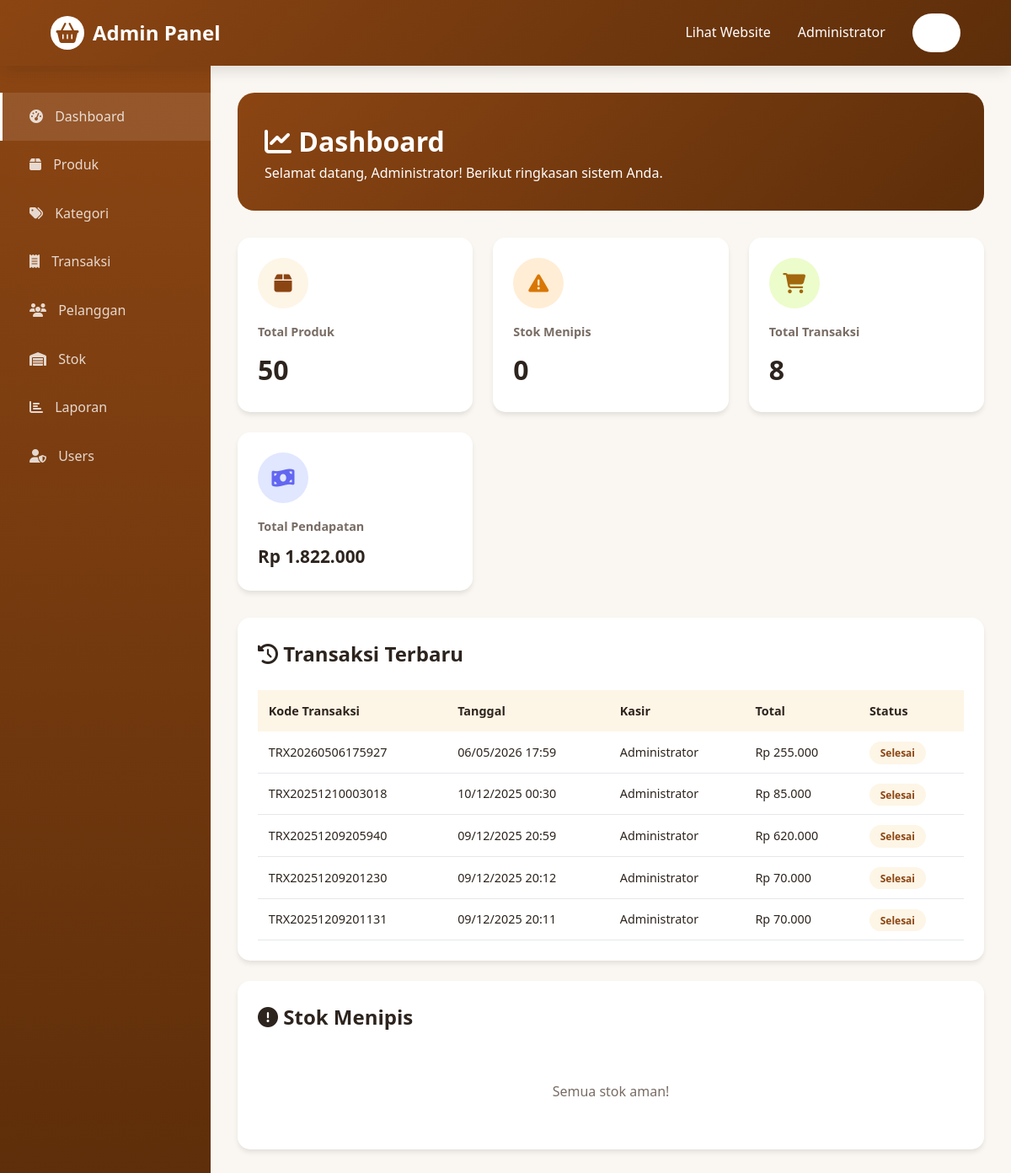
Page /admin/dashboard.php (signed in) on the committed database.
### tables this page shows
CREATE TABLE `transaksi_penjualan` (
  `id_transaksi` int(11) NOT NULL,
  `kode_transaksi` varchar(30) NOT NULL,
  `tanggal` date NOT NULL,
  `waktu` time NOT NULL,
  `id_pelanggan` int(11) DEFAULT NULL,
  `id_user` int(11) NOT NULL,
  `total_item` int(11) NOT NULL,
  `subtotal` decimal(15,2) NOT NULL,
  `diskon` decimal(15,2) DEFAULT 0.00,
  `pajak` decimal(15,2) DEFAULT 0.00,
  `total_bayar` decimal(15,2) NOT NULL,
  `tunai` decimal(15,2) NOT NULL,
  `kembalian` decimal(15,2) NOT NULL,
  `metode_bayar` enum('tunai','debit','kredit','transfer','qris') DEFAULT 'tunai',
  `status` enum('selesai','pending','batal') DEFAULT 'selesai',
  `keterangan` text DEFAULT NULL,
  `created_at` timestamp NOT NULL DEFAULT current_timestamp()
);

CREATE TABLE `users` (
  `id_user` int(11) NOT NULL,
  `username` varchar(50) NOT NULL,
  `password` varchar(255) NOT NULL,
  `nama_lengkap` varchar(100) NOT NULL,
  `level` enum('admin','kasir','staff','owner') NOT NULL,
  `no_hp` varchar(15) DEFAULT NULL,
  `email` varchar(100) DEFAULT NULL,
  `foto` varchar(255) DEFAULT NULL,
  `status` enum('aktif','nonaktif') DEFAULT 'aktif',
  `created_at` timestamp NOT NULL DEFAULT current_timestamp(),
  `updated_at` timestamp NOT NULL DEFAULT current_timestamp() ON UPDATE current_timestamp()
);

### config.php (called while the page is built, shortened)
<?php
function formatRupiah($angka) {
    return 'Rp ' . number_format($angka, 0, ',', '.');
}
?>

### admin/dashboard.php (the view, shortened to what this page needs)
<?php
require_once '../config.php';
$query_total_produk = "SELECT COUNT(*) as total FROM produk WHERE status = 'aktif'";
$total_produk = mysqli_fetch_assoc(mysqli_query($conn, $query_total_produk))['total'];
$query_stok_menipis = "SELECT COUNT(*) as total FROM produk WHERE stok <= stok_minimum AND status = 'aktif'";
$stok_menipis = mysqli_fetch_assoc(mysqli_query($conn, $query_stok_menipis))['total'];
$query_total_transaksi = "SELECT COUNT(*) as total FROM transaksi_penjualan WHERE status = 'selesai'";
$total_transaksi = mysqli_fetch_assoc(mysqli_query($conn, $query_total_transaksi))['total'];
$query_pendapatan = "SELECT SUM(total_bayar) as total FROM transaksi_penjualan WHERE status = 'selesai'";
$total_pendapatan = mysqli_fetch_assoc(mysqli_query($conn, $query_pendapatan))['total'] ?? 0;
$query_recent = "SELECT t.*, u.nama_lengkap
                 FROM transaksi_penjualan t
                 JOIN users u ON t.id_user = u.id_user
                 ORDER BY t.tanggal DESC, t.waktu DESC
                 LIMIT 5";
$result_recent = mysqli_query($conn, $query_recent);
$query_low_stock = "SELECT * FROM v_stok_menipis LIMIT 5";
$result_low_stock = mysqli_query($conn, $query_low_stock);
?>
<!DOCTYPE html>
<html lang="id">
<head>
    <link rel="stylesheet" href="../assets/css/style.css">
    <link rel="stylesheet" href="https://cdnjs.cloudflare.com/ajax/libs/font-awesome/6.4.0/css/all.min.css">
</head>
<body>
    <header>
        <nav class="navbar">
            <a href="dashboard.php" class="logo">
                <div class="logo-icon">
                    <i class="fas fa-shopping-basket"></i>
                </div>
                <span>Admin Panel</span>
            </a>
            <ul class="nav-menu">
                <li><a href="../index.php">Lihat Website</a></li>
                <li><a href="#"><?= $_SESSION['nama_lengkap'] ?></a></li>
                <li><a href="../customer/logout.php" class="btn-primary">Logout</a></li>
            </ul>
        </nav>
    </header>
    <div class="admin-layout">
        <aside class="sidebar">
            <ul class="sidebar-menu">
                <li><a href="dashboard.php" class="active"><i class="fas fa-tachometer-alt"></i> Dashboard</a></li>
                <li><a href="products.php"><i class="fas fa-box"></i> Produk</a></li>
                <li><a href="categories.php"><i class="fas fa-tags"></i> Kategori</a></li>
                <li><a href="transactions.php"><i class="fas fa-receipt"></i> Transaksi</a></li>
                <li><a href="customers.php"><i class="fas fa-users"></i> Pelanggan</a></li>
                <li><a href="stock.php"><i class="fas fa-warehouse"></i> Stok</a></li>
                <li><a href="reports.php"><i class="fas fa-chart-bar"></i> Laporan</a></li>
                <li><a href="users.php"><i class="fas fa-user-shield"></i> Users</a></li>
            </ul>
        </aside>
        <main class="main-content">
            <div class="dashboard-header fade-in">
                <h1><i class="fas fa-chart-line"></i> Dashboard</h1>
                <p>Selamat datang, <?= $_SESSION['nama_lengkap'] ?>! Berikut ringkasan sistem Anda.</p>
            </div>
            <div class="stats-grid fade-in-up">
                <div class="stat-card">
                    <div class="stat-icon" style="background: var(--light-brown); color: var(--primary-brown);">
                        <i class="fas fa-box"></i>
                    </div>
                    <h3>Total Produk</h3>
                    <div class="stat-value"><?= $total_produk ?></div>
                </div>
                <div class="stat-card">
                    <div class="stat-icon" style="background: #ffedd5; color: #d97706;">
                        <i class="fas fa-exclamation-triangle"></i>
                    </div>
                    <h3>Stok Menipis</h3>
                    <div class="stat-value"><?= $stok_menipis ?></div>
                </div>
                <div class="stat-card">
                    <div class="stat-icon" style="background: #ecfccb; color: #a3670d;">
                        <i class="fas fa-shopping-cart"></i>
                    </div>
                    <h3>Total Transaksi</h3>
                    <div class="stat-value"><?= $total_transaksi ?></div>
                </div>
                <div class="stat-card">
                    <div class="stat-icon" style="background: #e0e7ff; color: #6366f1;">
                        <i class="fas fa-money-bill-wave"></i>
                    </div>
                    <h3>Total Pendapatan</h3>
                    <div class="stat-value" style="font-size: 1.3rem;"><?= formatRupiah($total_pendapatan) ?></div>
                </div>
            </div>
            <div class="card fade-in-up">
                <h2 style="margin-bottom: 1.5rem;"><i class="fas fa-history"></i> Transaksi Terbaru</h2>
                <?php if (mysqli_num_rows($result_recent) > 0): ?>
                <div style="overflow-x: auto;">
                    <table>
                        <thead>
                            <tr>
                                <th>Kode Transaksi</th>
                                <th>Tanggal</th>
                                <th>Kasir</th>
                                <th>Total</th>
                                <th>Status</th>
                            </tr>
                        </thead>
                        <tbody>
                            <?php while($trans = mysqli_fetch_assoc($result_recent)): ?>
                            <tr>
                                <td><?= $trans['kode_transaksi'] ?></td>
                                <td><?= date('d/m/Y H:i', strtotime($trans['tanggal'] . ' ' . $trans['waktu'])) ?></td>
                                <td><?= $trans['nama_lengkap'] ?></td>
                                <td><?= formatRupiah($trans['total_bayar']) ?></td>
                                <td><span class="badge badge-success"><?= ucfirst($trans['status']) ?></span></td>
                            </tr>
                            <?php endwhile; ?>
                        </tbody>
                    </table>
                </div>
                <?php else: ?>
                <p style="text-align: center; padding: 2rem; color: var(--text-gray);">Belum ada transaksi</p>
                <?php endif; ?>
            </div>
            <div class="card fade-in-up">
                <h2 style="margin-bottom: 1.5rem;"><i class="fas fa-exclamation-circle"></i> Stok Menipis</h2>
                <?php if (mysqli_num_rows($result_low_stock) > 0): ?>
                <div style="overflow-x: auto;">
                    <table>
                        <thead>
                            <tr>
                                <th>Kode</th>
                                <th>Nama Produk</th>
                                <th>Kategori</th>
                                <th>Stok</th>
                                <th>Min. Stok</th>
                                <th>Status</th>
                            </tr>
                        </thead>
                        <tbody>
                            <?php while($product = mysqli_fetch_assoc($result_low_stock)): ?>
                            <tr>
                                <td><?= $product['kode_produk'] ?></td>
                                <td><?= $product['nama_produk'] ?></td>
                                <td><?= $product['nama_kategori'] ?></td>
                                <td><?= $product['stok'] ?> <?= $product['nama_satuan'] ?></td>
                                <td><?= $product['stok_minimum'] ?></td>
                                <td><span class="badge badge-warning">Perlu Restock</span></td>
                            </tr>
                            <?php endwhile; ?>
                        </tbody>
                    </table>
                </div>
                <?php else: ?>
                <p style="text-align: center; padding: 2rem; color: var(--text-gray);">Semua stok aman!</p>
                <?php endif; ?>
            </div>
        </main>
    </div>
</body>
</html>

### assets/css/style.css (style rules this page uses)
:root { --primary-brown: #8b4513; --dark-brown: #5d2e0a; --light-brown: #fdf5e6; --accent-green: #d2b48c; --text-dark: #2d241e; --text-gray: #786c64; --bg-light: #faf7f2; --white: #ffffff; --shadow: 0 4px 6px -1px rgba(0, 0, 0, 0.1); --shadow-lg: 0 10px 15px -3px rgba(10, 7, 7, 0.1); }
* { margin: 0; padding: 0; box-sizing: border-box; }
body { font-family: 'Segoe UI', Tahoma, Geneva, Verdana, sans-serif; color: var(--text-dark); background-color: var(--bg-light); line-height: 1.6; overflow-x: hidden; }
.fade-in-up { animation: fadeInUp 0.6s ease-out forwards; }
.fade-in { animation: fadeIn 0.8s ease-out forwards; }
header { background: linear-gradient(135deg, var(--primary-brown), var(--dark-brown)); box-shadow: var(--shadow-lg); position: sticky; top: 0; z-index: 1000; animation: fadeIn 0.5s ease-out; }
.navbar { display: flex; justify-content: space-between; align-items: center; padding: 1rem 5%; max-width: 1400px; margin: 0 auto; }
.logo { display: flex; align-items: center; gap: 10px; color: var(--white); text-decoration: none; font-size: 1.5rem; font-weight: bold; transition: transform 0.3s ease; }
.logo-icon { width: 40px; height: 40px; background: var(--white); border-radius: 50%; display: flex; align-items: center; justify-content: center; color: var(--primary-brown); font-size: 1.5rem; }
.nav-menu { display: flex; list-style: none; gap: 2rem; align-items: center; }
.nav-menu a { color: var(--white); text-decoration: none; font-weight: 500; transition: all 0.3s ease; position: relative; padding: 0.5rem 0; }
.nav-menu a::after { content: ''; position: absolute; bottom: 0; left: 0; width: 0; height: 2px; background: var(--white); transition: width 0.3s ease; }
.btn-primary { background: var(--white); color: var(--primary-brown); padding: 0.6rem 1.5rem; border-radius: 25px; text-decoration: none; font-weight: 600; transition: all 0.3s ease; border: 2px solid transparent; display: inline-block; }

### admin/dashboard.php (style rules this page uses)
.admin-layout { display: flex; min-height: calc(100vh - 70px); }
.sidebar { width: 250px; background: linear-gradient(180deg, var(--primary-brown), var(--dark-brown)); padding: 2rem 0; color: var(--white); }
.sidebar-menu { list-style: none; }
.sidebar-menu li a { display: block; padding: 1rem 2rem; color: rgba(255, 255, 255, 0.8); text-decoration: none; transition: all 0.3s ease; border-left: 3px solid transparent; }
.sidebar-menu li a i { margin-right: 10px; }
.sidebar-menu li a:hover, .sidebar-menu li a.active { background: rgba(255, 255, 255, 0.1); border-left-color: var(--white); }
.main-content { flex: 1; padding: 2rem; background: var(--bg-light); }
.dashboard-header { background: linear-gradient(135deg, var(--primary-brown), var(--dark-brown)); color: var(--white); padding: 2rem; border-radius: 20px; margin-bottom: 2rem; }
.stats-grid { display: grid; grid-template-columns: repeat(auto-fit, minmax(250px, 1fr)); gap: 1.5rem; margin-bottom: 2rem; }
.stat-card { background: var(--white); padding: 1.5rem; border-radius: 15px; box-shadow: var(--shadow); transition: all 0.3s ease; }
.stat-card .stat-icon { width: 60px; height: 60px; border-radius: 50%; display: flex; align-items: center; justify-content: center; font-size: 1.5rem; margin-bottom: 1rem; }
.stat-card h3 { color: var(--text-gray); font-size: 0.9rem; margin-bottom: 0.5rem; }
.stat-card .stat-value { font-size: 2rem; color: var(--text-dark); font-weight: bold; }
.card { background: var(--white); border-radius: 15px; padding: 1.5rem; box-shadow: var(--shadow); margin-bottom: 1.5rem; }
table { width: 100%; border-collapse: collapse; }
th { background: var(--light-brown); color: var(--text-dark); padding: 0.8rem; text-align: left; font-weight: 600; font-size: 0.9rem; }
td { padding: 0.8rem; border-bottom: 1px solid #e5e7eb; font-size: 0.9rem; }
.badge { padding: 0.3rem 0.8rem; border-radius: 15px; font-size: 0.75rem; font-weight: 600; }
.badge-success { background: var(--light-brown); color: var(--primary-brown); }

### rows in the picture
transaksi_penjualan: kode_transaksi "TRX20260506175927", tanggal+waktu "06/05/2026 17:59", id_user.nama_lengkap "Administrator", total_bayar "Rp 255.000", status "Selesai"
transaksi_penjualan: kode_transaksi "TRX20251210003018", tanggal+waktu "10/12/2025 00:30", id_user.nama_lengkap "Administrator", total_bayar "Rp 85.000", status "Selesai"
transaksi_penjualan: kode_transaksi "TRX20251209205940", tanggal+waktu "09/12/2025 20:59", id_user.nama_lengkap "Administrator", total_bayar "Rp 620.000", status "Selesai"
transaksi_penjualan: kode_transaksi "TRX20251209201230", tanggal+waktu "09/12/2025 20:12", id_user.nama_lengkap "Administrator", total_bayar "Rp 70.000", status "Selesai"
transaksi_penjualan: kode_transaksi "TRX20251209201131", tanggal+waktu "09/12/2025 20:11", id_user.nama_lengkap "Administrator", total_bayar "Rp 70.000", status "Selesai"

### other values in the picture
$_SESSION['nama_lengkap'] "Administrator"
$total_produk "50"
$stok_menipis "0"
$total_transaksi "8"
formatRupiah($total_pendapatan) "Rp 1.822.000"
